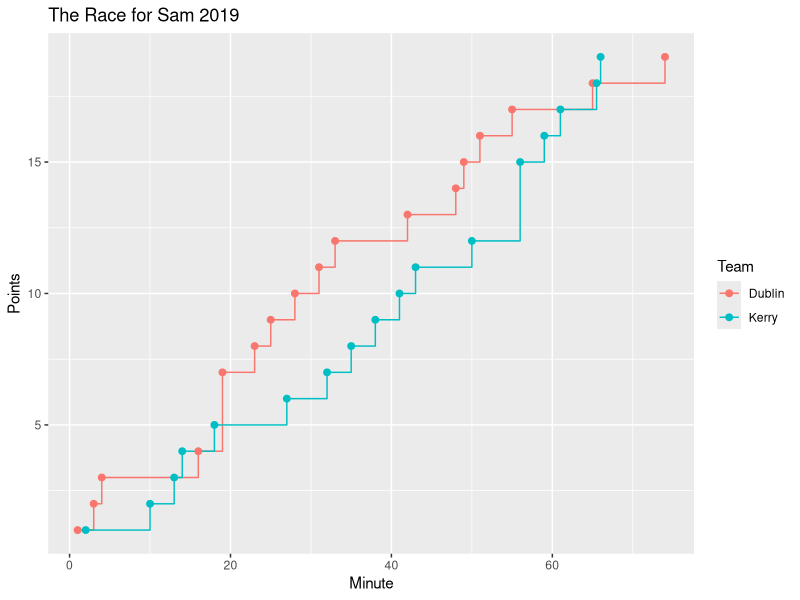

Write R code to recreate this figure.
library(readxl)
library(dplyr)
library(ggplot2)

# source: https://www.gaa.ie/live-updates/sept0119/

match <- read_excel("datasets/sport/DublinKerry19.xlsx")

scores <- match %>% group_by(Team,Scorer) %>% summarise(Points=sum(Points)) %>%
          arrange(desc(Points))

ggplot(data=match,aes(x=Time,y=Score,colour=Team))+
  geom_step()+geom_point(size=2)+xlab("Minute")+ylab("Points")+
  ggtitle("The Race for Sam 2019")
